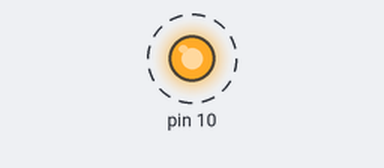
Bench run of a sketch on a simulated Arduino Uno, built with avr-gcc and run on an emulated ATmega328P. Parts: output pins drawn as LEDs (lit = HIGH). Dashed ring = blinking.

Above: at 0.2 s.
Timing chart, 0 to 3.0 s (numbered marks = the images above):
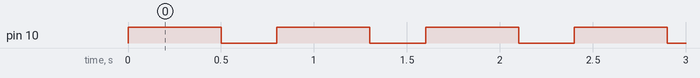

Measured:
- by itself, pin 10: alternates HIGH for 0.50 s and LOW for 0.30 s

The sketch:

relay_switching.ino
```cpp
void setup() {
  Serial.begin(9600);
  pinMode(10, OUTPUT);
}

/*void loop() {
    for(int i=400; i>130; i=i-10)
    {

      digitalWrite(10, LOW);
      delay (i);
      digitalWrite(10, HIGH);
      delay(i);

}
for(int i=130; i<400; i=i+10)
    {

      digitalWrite(10, LOW);
      delay (i);
      digitalWrite(10, HIGH);
      delay(i);
}
}
*/
void loop() {
    for(int i=0; i<5; i=i+1)
    {

      digitalWrite(10, HIGH);
      delay (500);
      digitalWrite(10, LOW);
      delay(300);
}
//delay(300);
}
```
